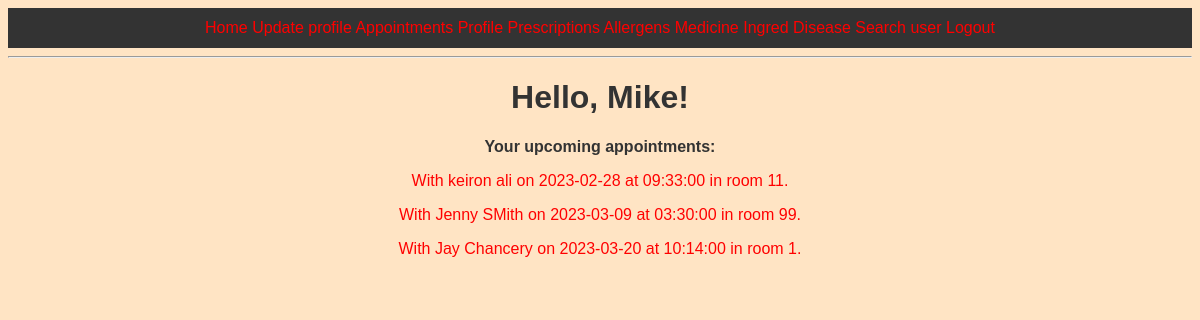
/ (signed in), run on the app's committed database.
### app/models.py (models this page shows, shortened)
class Doctor(UserMixin,db.Model):
    doctor_id = db.Column(db.Integer, primary_key=True)
    email = db.Column(db.String(50), index=True, unique=True)
    accessLev = db.Column(db.Integer, index=True)
    NINumber = db.Column(db.String(9), index=True, unique=True)
    forename = db.Column(db.String(30), index=True)
    surname = db.Column(db.String(50), index=True)
    gender = db.Column(db.String, index=True)
    dob = db.Column(db.Date)
    passwordHash = db.Column(db.String(128), index=True)
    address_id = db.Column(db.Integer, db.ForeignKey('address.address_id'))

class Appointment(db.Model):
    appointment_id = db.Column(db.Integer, primary_key=True)
    doctor_id = db.Column(db.Integer,db.ForeignKey('doctor.doctor_id'))
    NHSNumber = db.Column(db.Integer,db.ForeignKey('patient.NHSNumber'))
    appdate = db.Column(db.Date, index=True)
    apptime = db.Column(db.Time, index=True)
    room = db.Column(db.String(64))
    fulfilled = db.Column(db.Boolean, default=False)
    patient_feedback = db.Column(db.String(1024))#
    doctorNotes = db.Column(db.String(2048))

class Patient(UserMixin,db.Model):
    NHSNumber = db.Column(db.Integer, primary_key=True)
    forename = db.Column(db.String(30), index=True)
    surname = db.Column(db.String(50), index=True)
    email = db.Column(db.String(50), index=True, unique=True)
    dob = db.Column(db.Date, index=True)
    sex = db.Column(db.String(1), index=True)
    height = db.Column(db.Integer, index=True)#randomised
    weight = db.Column(db.Float, index=True)
    bloodType = db.Column(db.String(3), index=True)#randomised
    address_id = db.Column(db.Integer, db.ForeignKey('address.address_id'))
    passwordHash = db.Column(db.String(128), index=True)

### app/routes.py (the view, shortened to what this page needs)
@login_required
@app.route('/')
def index():
    try:
        isP=checkPatient(current_user) #is user a patient?
        if isP==False:
            app=Appointment.query.filter_by(doctor_id=current_user.doctor_id,fulfilled=False).order_by(Appointment.appdate.asc(),Appointment.apptime.asc())
            arr=createQueryQueue(app)
            today=date.today().strftime("%Y-%m-%d")
            timenow=datetime.now().strftime("%H:%M")
            q=DB_Execute('app.db')
            query1=q.select(f"SELECT * FROM Appointment WHERE (fulfilled=True AND (doctorNotes or patient_feedback IS NULL)) and (appdate<'{today}' OR (appdate='{today}' and apptime<'{timenow}'))")
            if query1 is not None:
                app_no_notes=[]
                for item in query1:
                    app_no_notes.append(item)
            return render_template('index.html',title="Titlepage",isP=isP,nextapp=arr.queue,Med=Medicine,Pat=Patient,app_no_notes=app_no_notes,today=date.today())
    except:
        return render_template('index.html',title="Titlepage",isP=isP)

### app/createdClass.py (called while the page is built)
    def enQueue(self, value):
        self.val = value
        if None in self.queue:#checks for space in queue
            self.queue.insert((self.end),self.val)
            self.queue.remove(None)
            if self.start == -1:
                self.start = 0
                self.end = 1
            else:
                self.end = (self.end+1) % (self.size)
            print("Value added to queue.")
        else:#queue must be full
            print("Not possible.")

### app/models.py (called while the page is built)
@login.user_loader
def load_user(id):
    if Patient.query.get(int(id)) != None:
        return Patient.query.get(int(id))
    else:
        return Doctor.query.get(int(id))

### app/numberGen.py (called while the page is built)
def checkPatient(user):
    try:
        if user.NHSNumber is not None:
            return True
    except:
        return False

### app/query_count.py (called while the page is built)
def createQueryQueue(query, size=10):
    queue = None
    if query != None:
        if queryCount(query) > size:
            queue = myQueue(size)
        else:
            queue = myQueue(queryCount(query))
        for i in range (queue.size):
            queue.enQueue(query[i])
    return queue

def queryCount(query):
    x=0
    try:
        for item in query:
            x+=1
    except:
        pass
    return x

### app/sql_connect.py (called while the page is built)
    def select(self,command):
        try:
            self.cursor.execute(command)
            self.items=self.cursor.fetchall()
            print(self.items)
            self.conn.commit()
            return self.items
        except:
            print(f'The command {command} could not be executed, or it returned no result.')
            return None

### app/templates/index.html (shortened to what this page needs)
{% extends "base.html" %}
{% block content %}
    {% if current_user.is_authenticated %}
        <h1>Hello, {{ current_user.forename }}!</h1>
        {% if (isP==True) %}
            <p><b>Your NHS Number:</b> {{current_user.NHSNumber}}</p>
            <p><b>Your date of birth:</b> {{current_user.dob}} </p>
            {% if nextapp %}
                <h3><b>Your next appointment: </b></h3>
                {% if nextapp.room %}
                    <p><b>Confirmed:</b> {{nextapp.apptime}} on {{nextapp.appdate}} in room {{nextapp.room}}.</p>
                    {% if nextapp.appdate!=today or nextapp.appdate<today %}
                        <p><a href="{{url_for('cancelApp', id=nextapp.appointment_id)}}"><b>Cancel your appointment</b></a></p>
                    {% endif %}
                {% else %}
                    <p><b>You have requested:</b> {{nextapp.apptime}} on {{nextapp.appdate}}.</p>
                {% endif %}
            {% else %}
                <p><b>Book an <a href="{{ url_for('createApp') }}">appointment</a></b></p>
            {% endif %}
            <h3>Current prescriptions:</h3>
            {% for pres in current_pres %}
                <a href="{{ url_for('viewPres', id=pres.prescription_id )}}"<p><b>{{ Med.query.filter_by(med_id=pres.med_id).first().medicineName }}</b> since {{pres.startDate}}.</p>
            {% endfor %}
        {% else %}
            <p><b>Your upcoming appointments: </b></p>
            {% if nextapp %}
                {% for appointment in nextapp %}
                    <a href="{{ url_for('viewApp', id=appointment.appointment_id ) }}"><p>With {{(Pat.query.filter_by(NHSNumber=appointment.NHSNumber).first()).forename}} {{(Pat.query.filter_by(NHSNumber=appointment.NHSNumber).first()).surname}} on {{appointment.appdate}} at {{appointment.apptime}} in room {{appointment.room}}.</p></a>
                {% endfor %}
            {% endif %}
        {% endif %}
    {% else %}
        <h1>Welcome visitor!</h1>
        <p>Login or register to access the surgery's application.</p>
    {% endif %}
{% endblock %}

### app/templates/base.html (shortened to what this page needs)
<!doctype html>
<html>
    <head>
      <div class="topnav">
          <a href="{{ url_for('index') }}">Home</a>
          {% if current_user.is_anonymous %}
            <a href="{{ url_for('login') }}">Login</a>
            <a href="{{ url_for('registerDoc') }}">Doctor registration</a>
            <a href="{{ url_for('registerPatient') }}">Patient registration</a>
          {% else %}
            <a href="{{ url_for('updateProfile') }}">Update profile</a>
            <a href="{{ url_for('createApp') }}">Appointments</a>
            {% if isP==False %}
              <a href="{{ url_for('viewProfile', user_id=current_user.doctor_id) }}">Profile</a>
              <a href="{{ url_for('createPres') }}">Prescriptions</a>
              <a href="{{ url_for('createAllergen') }}">Allergens</a>
              <a href="{{ url_for('createMedicine') }}">Medicine</a>
              <a href="{{ url_for('createMedAllergy') }}">Ingred</a>
              <a href="{{ url_for('createDisease') }}">Disease</a>
              <a href="{{ url_for('search')}}">Search user</a>
            {% else %}
              <a href="{{ url_for('viewProfile', user_id=current_user.NHSNumber) }}">Profile</a>
            {% endif %}
            <a href="{{ url_for('logout') }}">Logout</a>
          {% endif %}
      </div>
      <hr>
      <link rel="stylesheet" href="../static/style.css">
    </head>
    <body>
        {% block content %}{% endblock %}
    </body>
</html>

### app/static/style.css (style rules this page uses)
.topnav { background-color: #333; overflow: hidden; line-height: 2.5; }
a:link { text-decoration: none; color: red; }
body { background-color: bisque; color: #333; font: 16px Arial; text-align: center; }
* { box-sizing: border-box; }

### data on the page
Doctor: forename "Mike"
Appointment: NHSNumber.forename "keiron", NHSNumber.surname "ali", appdate "2023-02-28", apptime "09:33:00", room "11"
Appointment: NHSNumber.forename "Jenny", NHSNumber.surname "SMith", appdate "2023-03-09", apptime "03:30:00", room "99"
Appointment: NHSNumber.forename "Jay", NHSNumber.surname "Chancery", appdate "2023-03-20", apptime "10:14:00", room "1"
